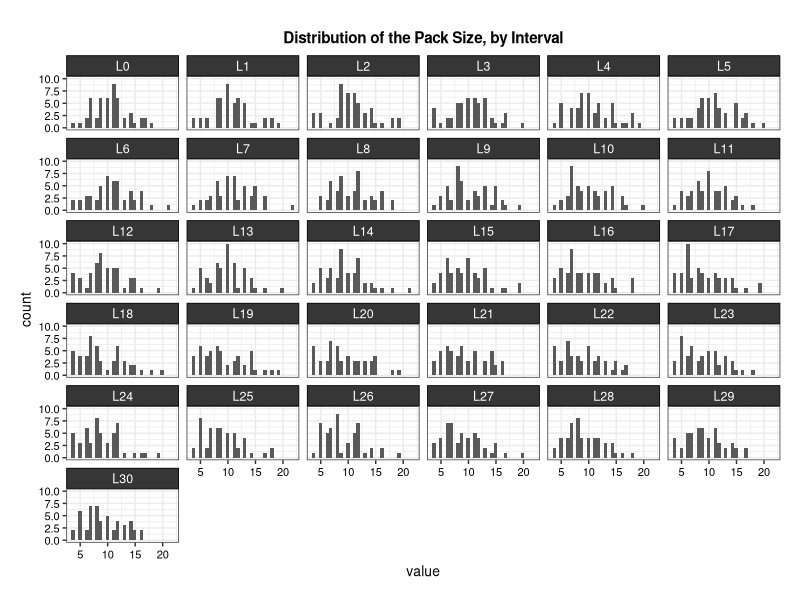
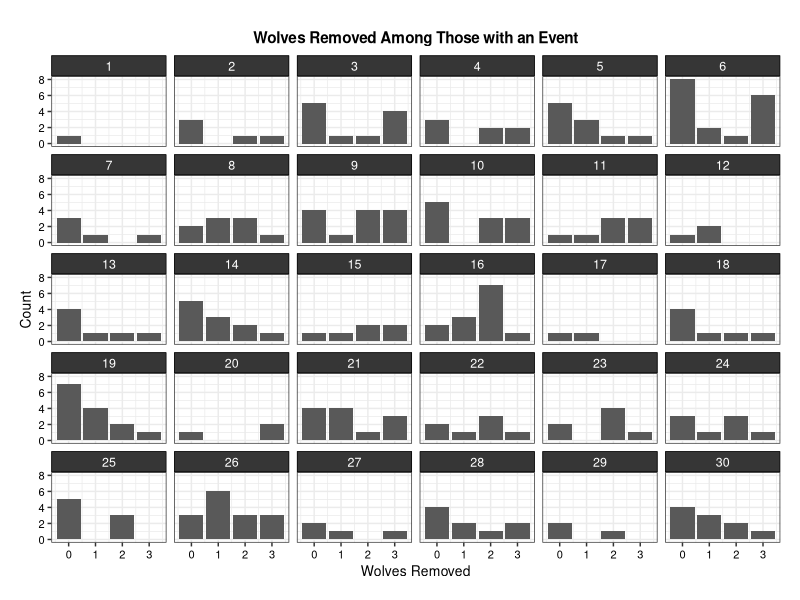
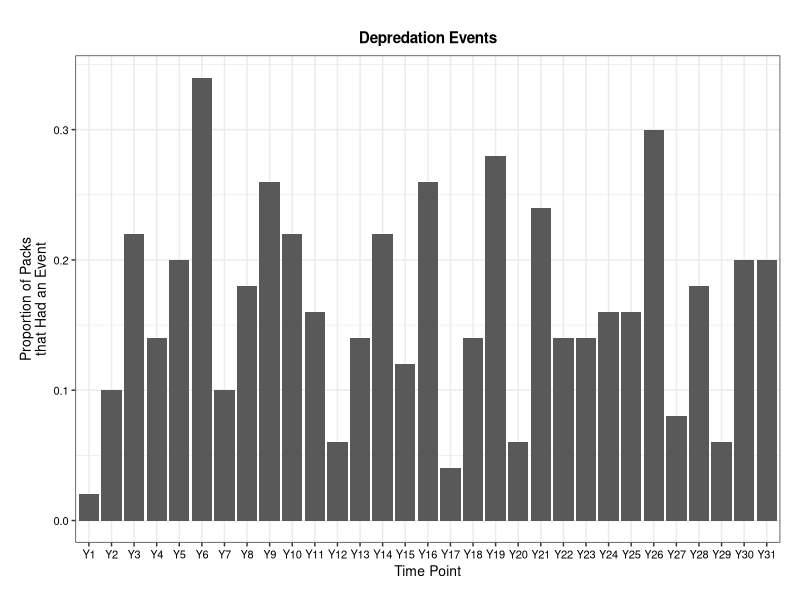

Source code (R) for these figures, in order:
## ---- chunk 1
knitr::opts_chunk$set(echo = TRUE,message=FALSE, warning=FALSE)

library(tidyverse)

theme_c <- function(...){ 
   # font <- "Helvetica"   #assign font family up front
  #  font <- "Arial"
    theme_bw() %+replace%    #replace elements we want to change
    
    theme(
      
      #text elements
      plot.title = element_text(             #title
                 #  family = font,            #set font family
                   size = 11,                #set font size
                   face = 'bold',            #bold typeface
                   hjust = .5,
                   vjust = 3),               
      
      plot.subtitle = element_text(          #subtitle
                #   family = font,            #font family
                   size = 10,
                   hjust = .5,
                   face = 'italic',
                   vjust = 3),               #font size
      
      axis.title = element_text(             #axis titles
                #   family = font,            #font family
                   size = 10),               #font size
      
      axis.text = element_text(              #axis text
                #   family = font,            #axis famuly
                   size = 8),
      strip.text = element_text(color="white", size = 9,
                                margin=unit(c(.1,.1,.1,.1), 'cm')),
      strip.background = element_rect(fill = "#363636"),
      # t, r, b, l
      plot.margin = unit(c(1,.5,.5,.5), "cm")
      ) %+replace%
      theme(...)
   
}


## ---- chunk 2

get_L_at_k <- function(time_point, dat, n_packs) {
  # L_{k-1}
  L_prev <- dat %>% pull(paste0("L", time_point-1))
  # A_{k}
  A1_prev <- dat %>% pull(paste0("A", time_point, "_1"))
  # Y_{k} 
  Y_prev <- dat %>% pull(paste0("Y", time_point))
  
  # wolves previously - wolves killed + term (adding or subtracting one)
  # accounting for death/birth
  # more likely to be birth if Y_prev was 1 (well fed)
  # term accounting for death/birth more likely to be positive 
  
  prob_birth <- ifelse(Y_prev == 1, .7, .5)
  
  L_new <- L_prev - A1_prev + 2*rbinom(n_packs, size=1, prob_birth) - 1
  
  # if pack is less than 3 already, only stay the same or grow 
  L_new <- ifelse(L_new <= 3, L_prev + 
                  rbinom(n_packs, size=1, prob=.5), 
                  L_new)

  Lname <- paste0("L", time_point)
  
  return(dat %>% 
           bind_cols(tibble(!!Lname := L_new))
         )
}

get_treatment_at_k <- function(time_point, dat, n_packs,
                               intervention=NULL,
                               lambda_0=10) {
  
  # L_{k-1}, Y_{k}
  L_prev <- dat %>% pull(paste0("L", time_point-1))
  Y_prev <- dat %>% pull(paste0("Y", time_point))
  
  # prob_treat <- plogis(-1+ 1*scale(L_prev)) 
  
  # hist(prob_treat)
  
  prob_treat <- plogis(-2 + .7*(L_prev)/sqrt(lambda_0)) 
 

  A11 <- rbinom(n_packs, 
                size=pmin(3, L_prev), 
                # multiplying by another bernoulli to make zero more probable
                prob=prob_treat*rbinom(n_packs,
                                       size=1,
                                       prob=.7))
  
  A11 <- ifelse(Y_prev == 0, 0, A11)
  
  A12 <- rbinom(n_packs, size=1, 
                prob=.5*ifelse(A11 > 0, 1, 0))
  
  if (!is.null(intervention)) {
    assigned <- intervention(A11, A12)
    A11 <- assigned %>% pull(A1)
    A12 <- assigned %>% pull(A2)
  }
  
  name1 <- paste0("A", time_point, "_1")
  name2 <- paste0("A", time_point, "_2")
  
  dat %>% 
    bind_cols(tibble(!!name1 := A11,
         !!name2 := A12))

}


get_outcome_at_k <- function(time_point, dat, n_packs, lambda_0=10) {
  
    # Y_{k-1}
    Y_prev <- dat %>% pull(paste0("Y", time_point-1))
    
    # L_{k-1}
    L_prev <- dat %>% pull(paste0("L", time_point-1))
    
    # A_{(k-1),1}
    A1_prev <- dat %>% pull(paste0("A", time_point-1, "_", 1))
    
    # A_{(k-1),1}
    # 0 if no delay, 1 if delay 
    A2_prev <- dat %>% pull(paste0("A", time_point-1, "_", 2))

    # prob_event <- plogis(
    #   -3.5 +
    #     # more likely to kill if killed before 
    #     .5*ifelse(Y_prev==1, 2, 1)*(L_prev/sqrt(lambda_0)) 
    #     # less likely to kill if lost pack members to intervention
    #     # but this affect is attenuated if there was a treatment delay
    #    )*(.7^A1_prev)*(1.4^A2_prev)
    
    prob_event <- plogis(
      -2.9 +
        # more likely to kill if killed before 
        .4*ifelse(Y_prev==1, 1.1, 1)*(L_prev/sqrt(lambda_0)) 
         - .2*A1_prev*ifelse(A2_prev==1, 0, 1)
        # less likely to kill if lost pack members to intervention
        # but this affect is attenuated if there was a treatment delay
       )
    
    
    # tibble(x=prob_event) %>% ggplot(aes(x=x))+geom_histogram()
    
    Y_new <- rbinom(n_packs, size=1, prob=prob_event)
    Yname <- paste0("Y", time_point)

    dat %>% 
      bind_cols(tibble(
        !!Yname := Y_new))
}



## ---- chunk 3

# intervention must be a function that outputs A1, A2 (assigned treatments) 
# takes in the natural value of treatment (so can be a shift intervention)
run_simulation <- function(years, n_packs, intervention=NULL) {
  
  YEARS <- years
  K <- (YEARS*12)/2
  
  #----------------------------------------------------------------
  # Baseline covariates: number of wolves in pack at study start 
  #----------------------------------------------------------------
  # n_packs <- 50 
  lambda_0 <- 10 
  L0 <- rpois(n_packs, lambda_0)
  
  # first depredation event
  prob_event <- plogis(-4 + .3*(L0)/sqrt(lambda_0)) 

  # prob_event <- plogis(-2 + 2*scale(L0)) 
  
  # tibble(x=prob_event) %>%
  #   ggplot(aes(x=x)) + geom_histogram()
  
  Y1 <- rbinom(n_packs, size=1, prob=prob_event)
  current_dat <- bind_cols(L0=L0, Y1=Y1)

  for (i in 1:K) {
    current_dat <- get_treatment_at_k(i, current_dat,
                                      n_packs,
                                      intervention=intervention)
    current_dat <- get_L_at_k(i, current_dat, n_packs)
    current_dat <- get_outcome_at_k(i+1, current_dat, n_packs)
  }
  
  return(current_dat)

}


## ---- chunk 4

current_dat <- run_simulation(years=5, n_packs=50)

colMeans(current_dat %>% select(contains("Y")))


## ---- chunk 5

# no treatment
d_no_treat <- function(x,y) {
  return(tibble(A1=rep(0, length(x)),
                A2 = rep(0, length(x))))
}

# 1 wolf is killed, no delay 
d_dose_1_no_delay <- function(x,y) {
  return(tibble(A1=rep(1, length(x)),
                A2 = rep(0, length(x))))
}

# 1 wolf is killed, with delay 
d_dose_1_delay <- function(x,y) {
  return(tibble(A1=rep(1, length(x)),
                A2 = rep(1, length(x))))
}

get_counterfactual_mean <- function(years, n_packs, intervention) {
  
  dat <- run_simulation(
    years=N_YEARS, 
    n_packs=N_PACKS, 
    intervention = intervention) 

  counterfactual_mean <- dat %>%
    rowwise() %>%
    mutate(Y_sum = sum(c_across(starts_with("Y")), 
                       na.rm = TRUE)) %>%
    pull(Y_sum) %>%
    mean()
  
  return(counterfactual_mean)
}


## ---- chunk 6

N_PACKS <- 1000 
N_YEARS <- 5 

mean_no_treat <- get_counterfactual_mean(
  years = N_YEARS,
  n_packs = N_PACKS,
  intervention = d_no_treat)
  
mean_treat_no_delay <- get_counterfactual_mean(
  years = N_YEARS,
  n_packs = N_PACKS,
  intervention = d_dose_1_no_delay)

mean_treat_delay <- get_counterfactual_mean(
  years = N_YEARS,
  n_packs = N_PACKS,
  intervention = d_dose_1_delay)

mean_no_treat
mean_treat_no_delay
mean_treat_delay

## ---- chunk 7

L_length <- current_dat %>% 
  select(contains("L")) %>%
  ncol()

current_dat %>%
  select(contains("L")) %>%
  pivot_longer(cols=everything()) %>%
  mutate(name = factor(name, 
                       levels=c(paste0("L", 0:L_length)))) %>%
  ggplot(aes(x=value)) +
  geom_histogram() + 
  facet_wrap(~name)+
  theme_c()  +
  labs(title="Distribution of the Pack Size, by Interval")


## ---- chunk 8

A_length <- current_dat %>%
  select(starts_with("A") & contains("_1")) %>% 
  ncol()

counts_of_treatment_among_events <- map_df(1:A_length, ~{
  dat <- current_dat %>%
    select(all_of(c( paste0("A", .x, "_1"), 
                     paste0("Y", .x)))) %>%
             group_by(across(everything())) %>%
             summarize(n=n()) %>%
             filter(!if_all(-n,~ .x==0)) %>%
    mutate(time_point=.x)
  colnames(dat) <- c("A", "Y", "n", "time_point")
  return(dat)
})

counts_of_treatment_among_events %>%
  ggplot(aes(x=A, y= n)) +
  geom_bar(stat="identity") +
  facet_wrap(~time_point) +
  labs(x="Wolves Removed",
       title="Wolves Removed Among Those with an Event",
       y="Count") +
  theme_c() 

## ---- chunk 9

Y_length <- current_dat %>%
  select(starts_with("Y")) %>% 
  ncol()

current_dat %>%
  select(contains("Y")) %>%
  reframe(across(everything(),~sum(.x)/length(.x))) %>%
  pivot_longer(cols=everything()) %>%
  mutate(name = factor(name, levels=c(paste0("Y", 1:Y_length))))  %>%
  ggplot(aes(x=name, y=value)) +
  geom_bar(stat="identity")+
  labs(x="Time Point",
       title="Depredation Events",
       y="Proportion of Packs\nthat Had an Event") +
  theme_c() 
